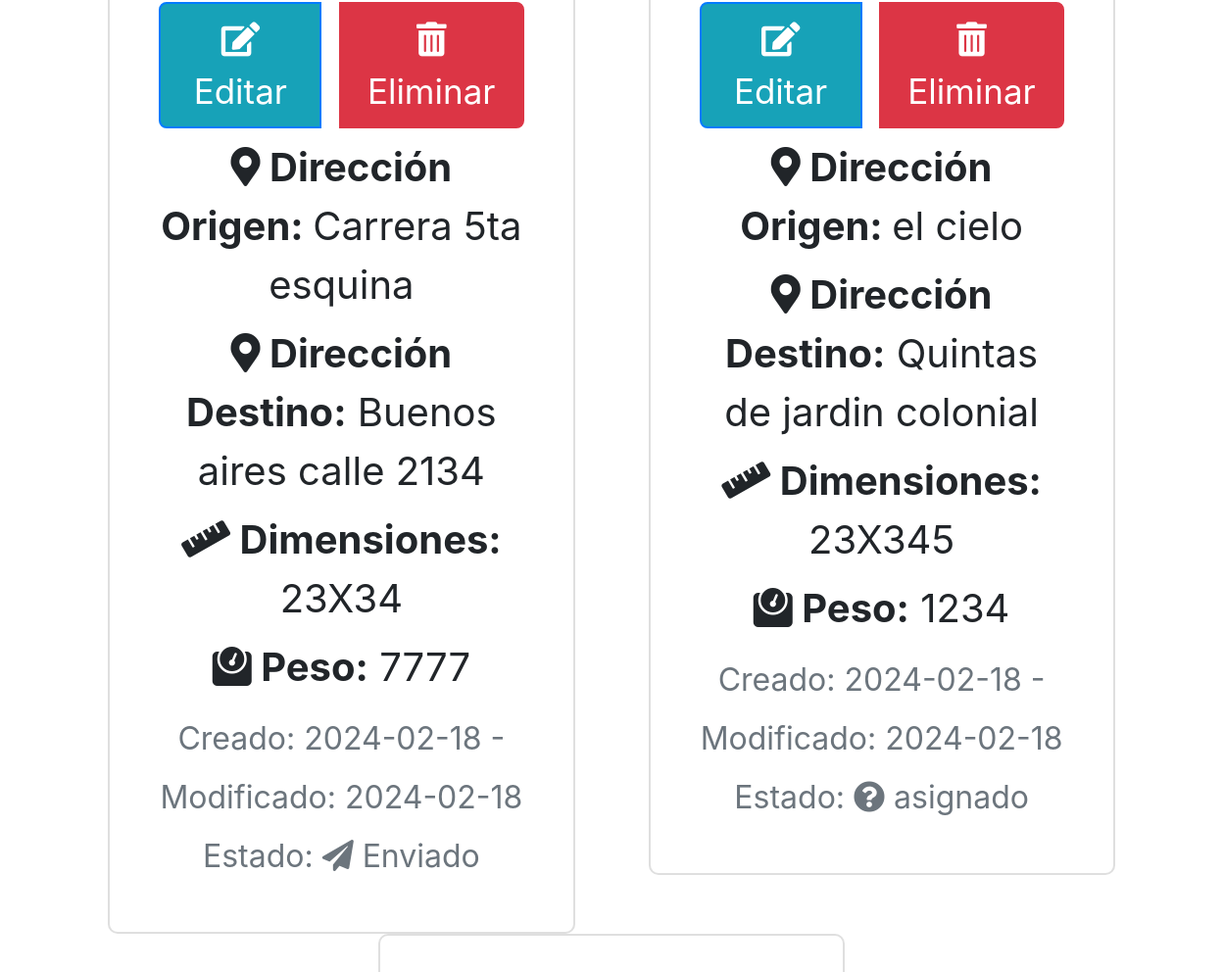
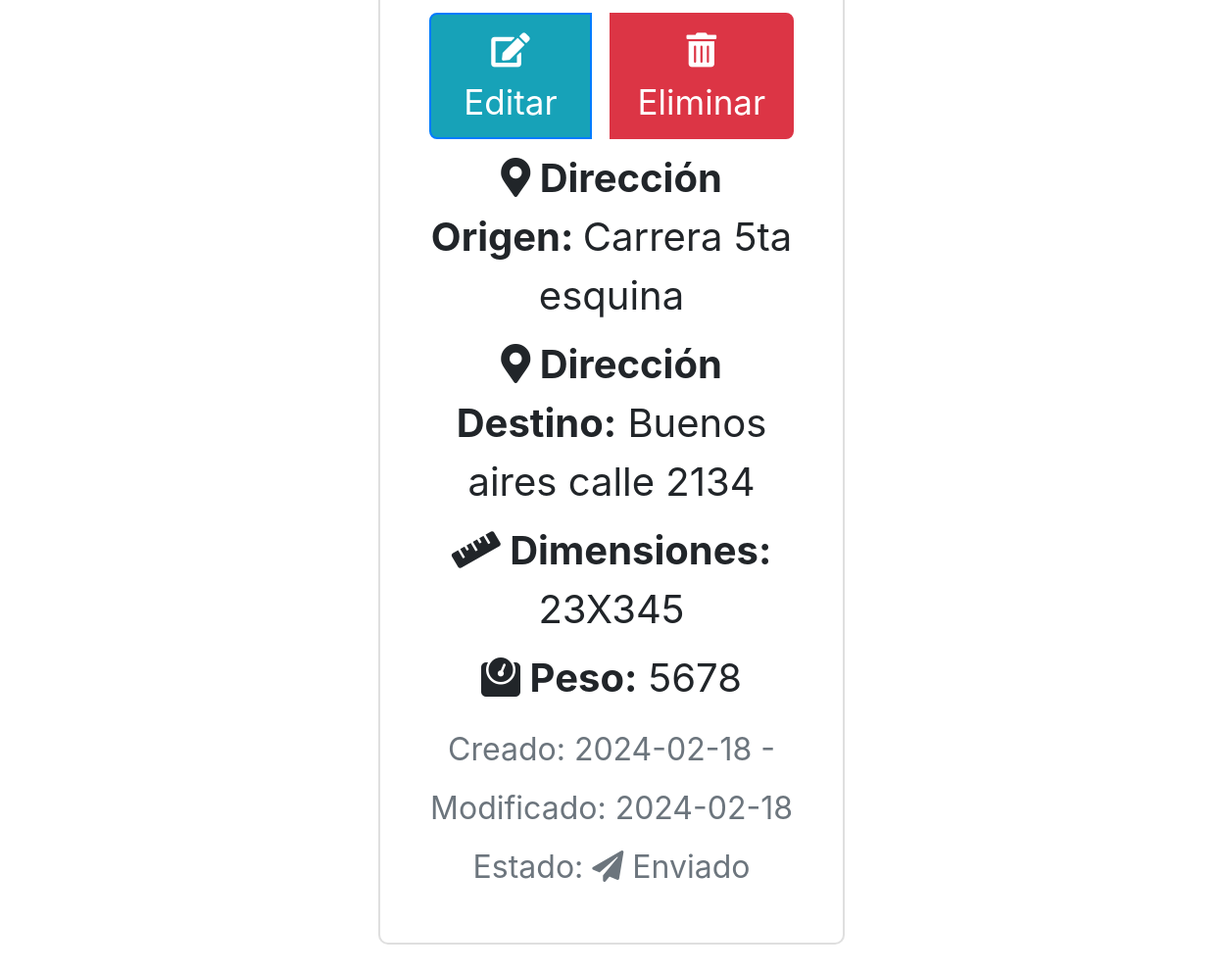
The page /obtener_paquetes/2/ (lower part) on the database as committed earlier (2 pictures, top to bottom).
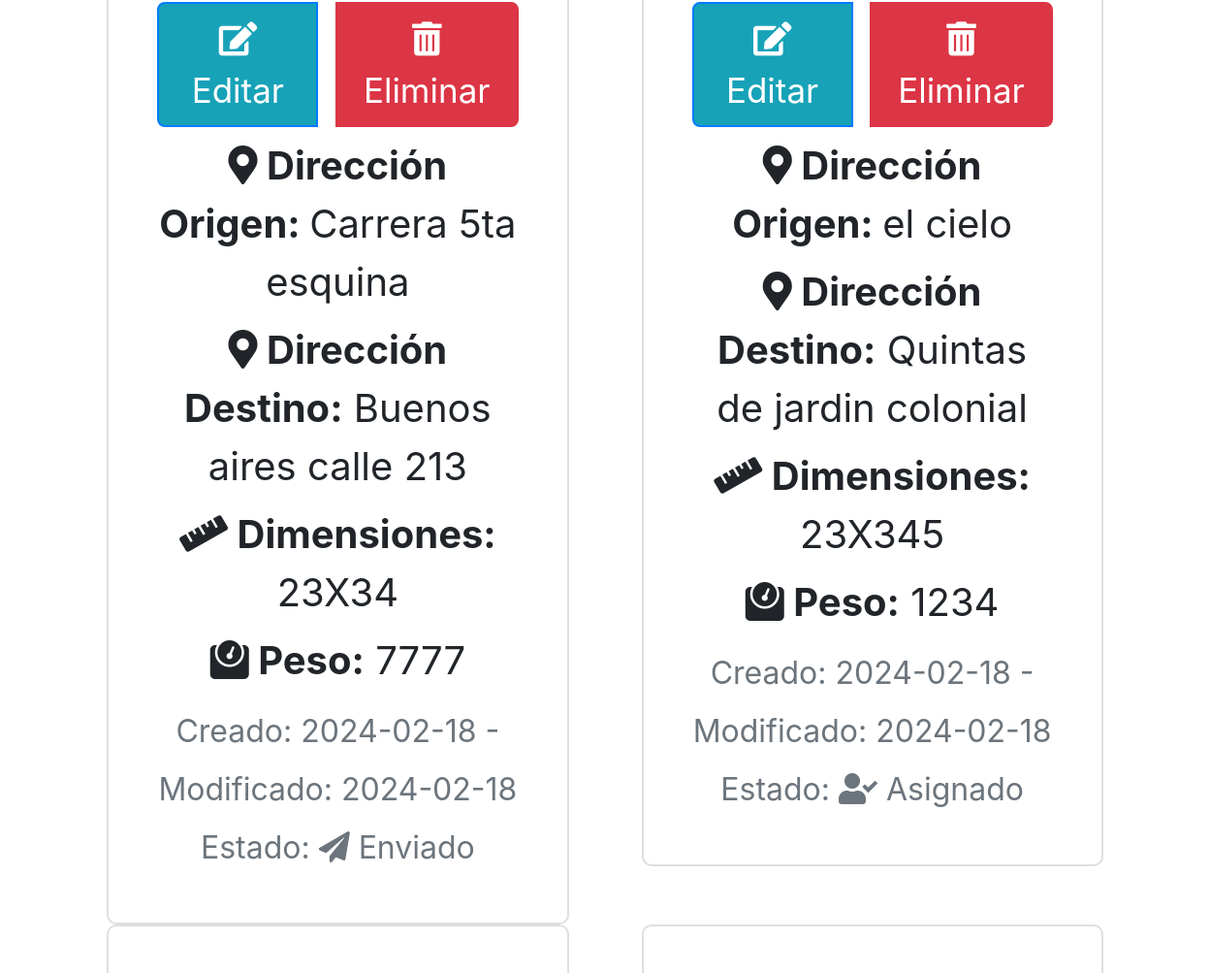
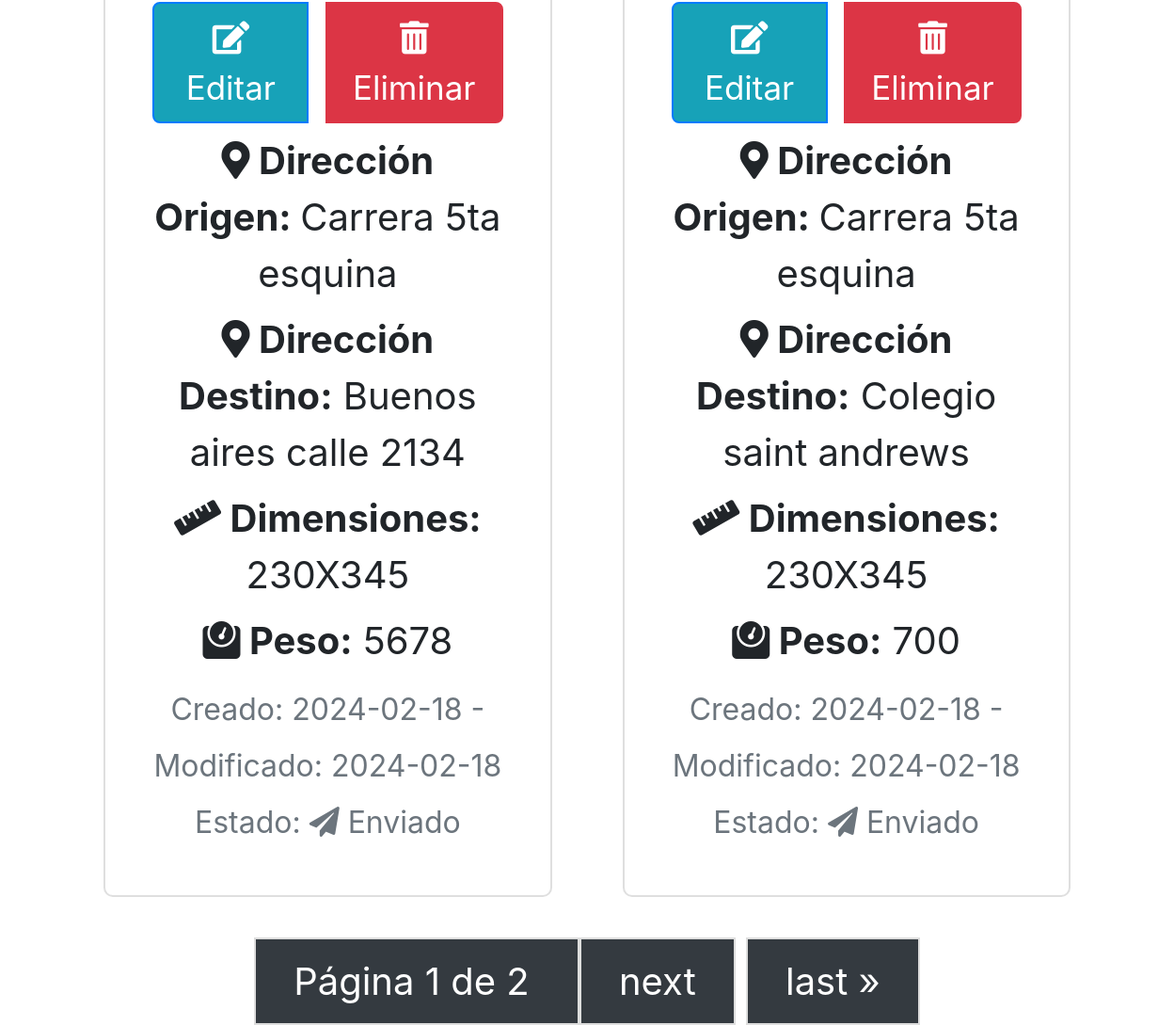
The same page on the database as committed later (2 pictures, top to bottom).
### logistics/models.py (models this page shows, shortened)
class Paquete(models.Model):
    idPaquete = models.AutoField(primary_key=True)
    peso = models.IntegerField()
    dimensiones = models.CharField(max_length=50)
    direccion_origen = models.CharField(max_length=255)
    direccion_destino = models.CharField(max_length=255)
    estado_entrega = models.CharField(max_length=20)
    idCliente = models.ForeignKey(Cliente, on_delete=models.CASCADE)
    idTransportista = models.ForeignKey(Transportista, on_delete=models.CASCADE,null=True)
    fecha_creacion = models.DateTimeField(default=timezone.now, blank=True)
    fecha_actualizacion = models.DateTimeField(auto_now=True)

### logistics/views.py (the view)
# urls.py: path('obtener_paquetes/<int:id_usuario>/', views.obtener_paquetes, name='obtener_paquetes'),
def obtener_paquetes(request,id_usuario=None):
    operacion = request.GET.get('operacion')
    if(operacion=="transportista"):
        usuarios = Transportista.objects.all()
        paquetes=Paquete.objects.filter(idTransportista=id_usuario);
    else:
        usuarios = Cliente.objects.all()
        paquetes=Paquete.objects.filter(idCliente=id_usuario);
    page = request.GET.get('page', 1)
    paginator = Paginator(paquetes, 4)  # Muestra 5 canales por página
    try:
        paquetes = paginator.page(page)
    except EmptyPage:
        paquetes = paginator.page(paginator.num_pages)
    return render(request,'listar_paquetes.html',{'usuario_seleccionado_id':id_usuario,'paquetes':paquetes,'usuarios':usuarios,'operacion':operacion})

### logistics/models.py (called while the page is built)
    def __str__(self):
        return self.nombre

### logistics/templates/listar_paquetes.html (shortened to what this page needs)
{% extends "base.html" %}
{% block content %}
<div class="container">
    <div class="row justify-content-center">
        <div class="row justify-content-center container-row">
            {% if paquetes %}
                {% for paquete in paquetes %}
                    {% include "paquete.html" %}
                {% endfor %}
            {% else %}
                <div class="col-lg-6 text-center">
                    <p class="mt-3">
                        <i class="fas fa-box"></i> No tienes paquetes asignados.
                    </p>
                </div>
            {% endif %}
        </div>
        <div class="pagination justify-content-center mt-4">
            <span class="step-links">
                {% if paquetes.has_previous or paquetes.has_next %}
                    <span class="current">
                        Página {{ paquetes.number }} de {{ paquetes.paginator.num_pages }}
                    </span>
                {% endif %}
                {% if paquetes.has_next %}
                    <a href="?page={{ paquetes.next_page_number }}">next</a>
                    <a href="?page={{ paquetes.paginator.num_pages }}">last &raquo;</a>
                {% endif %}
            </span>
        </div>
    </div>
</div>
{% endblock content %}

### logistics/templates/paquete.html (shortened to what this page needs)
{% block paquete%}
<div class="col-lg-5 text-center">
    <div class="card">
        <div class="card-body">
            {% if not operacion %}
            <div class="btn-group" role="group">
                <a href="{% url 'actualizar_paquete' paquete.idPaquete %}" class="btn-configuracion-canal btn btn-sm btn-primary mr-2">
                    <i class="fas fa-edit"></i> Editar
                </a>
                <button type="button" class="btn btn-sm btn-danger eliminar-btn" onClick="abrir_modal_eliminacion('{% url 'modal_eliminar' paquete.idPaquete %}')">
                    <i class="fas fa-trash-alt"></i> Eliminar
                </button>
            </div>
            {% endif %}
            <p class="card-text mb-1"><strong><i class="fas fa-map-marker-alt"></i> Dirección Origen: </strong>{{ paquete.direccion_origen }}</p>
            <p class="card-text mb-1"><strong><i class="fas fa-map-marker-alt"></i> Dirección Destino:</strong> {{ paquete.direccion_destino }}</p>
            <p class="card-text mb-1"><strong><i class="fas fa-ruler"></i> Dimensiones:</strong> {{ paquete.dimensiones }}</p>
            <p class="card-text mb-1"><strong><i class="fas fa-weight"></i> Peso:</strong> {{ paquete.peso }}</p>
            <div>
                <small class="text-muted">Creado: {{ paquete.fecha_creacion|date:"Y-m-d" }} - </small>
                <small class="text-muted">Modificado: {{ paquete.fecha_actualizacion|date:"Y-m-d" }}</small><br>
                <small class="text-muted">Estado:
                    {% if paquete.estado_entrega == 'Enviado' %}
                        <i class="fas fa-paper-plane"></i>
                    {% elif paquete.estado_entrega == 'Asignado' %}
                        <i class="fas fa-user-check"></i>
                    {% else %}
                        <i class="fas fa-question-circle"></i>
                    {% endif %}
                    {{ paquete.estado_entrega }}
                </small>
            </div>
        </div>
    </div>
</div>
{% endblock%}

Rows that differ between the two databases and show on the page:
changed Paquete: direccion_destino "Buenos aires calle 2134" → "Buenos aires calle 213"
changed Paquete "el cielo": estado_entrega "asignado" → "Asignado"
changed Paquete "Buenos aires calle 2134": dimensiones "23X345" → "230X345"
added Paquete: direccion_origen "Carrera 5ta esquina", direccion_destino "Colegio saint andrews", dimensiones "230X345", peso "700", fecha_creacion "2024-02-18", fecha_actualizacion "2024-02-18", estado_entrega "Enviado"
Other text that changed with them:
{{ paquetes.number }}: (not shown) → "1"
{{ paquetes.paginator.num_pages }}: (not shown) → "2"
text now shown: "Página de next last »"
